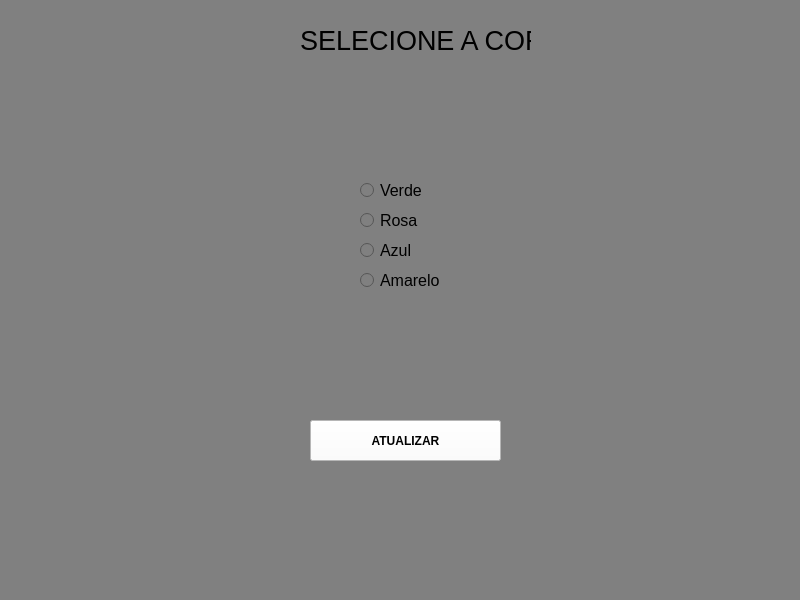
<?xml version="1.0" encoding="UTF-8"?>
<ui version="4.0">
 <class>MainWindow</class>
 <widget class="QMainWindow" name="MainWindow">
  <property name="enabled">
   <bool>true</bool>
  </property>
  <property name="geometry">
   <rect>
    <x>0</x>
    <y>0</y>
    <width>800</width>
    <height>600</height>
   </rect>
  </property>
  <property name="windowTitle">
   <string>MainWindow</string>
  </property>
  <property name="autoFillBackground">
   <bool>false</bool>
  </property>
  <property name="styleSheet">
   <string notr="true">background-color: gray;</string>
  </property>
  <widget class="QWidget" name="centralwidget">
   <widget class="QRadioButton" name="radioButton">
    <property name="geometry">
     <rect>
      <x>360</x>
      <y>180</y>
      <width>111</width>
      <height>21</height>
     </rect>
    </property>
    <property name="font">
     <font>
      <pointsize>12</pointsize>
     </font>
    </property>
    <property name="text">
     <string>Verde</string>
    </property>
   </widget>
   <widget class="QRadioButton" name="radioButton_2">
    <property name="geometry">
     <rect>
      <x>360</x>
      <y>210</y>
      <width>111</width>
      <height>21</height>
     </rect>
    </property>
    <property name="font">
     <font>
      <pointsize>12</pointsize>
     </font>
    </property>
    <property name="text">
     <string>Rosa</string>
    </property>
   </widget>
   <widget class="QRadioButton" name="radioButton_3">
    <property name="geometry">
     <rect>
      <x>360</x>
      <y>240</y>
      <width>111</width>
      <height>21</height>
     </rect>
    </property>
    <property name="font">
     <font>
      <pointsize>12</pointsize>
     </font>
    </property>
    <property name="text">
     <string>Azul</string>
    </property>
   </widget>
   <widget class="QRadioButton" name="radioButton_4">
    <property name="geometry">
     <rect>
      <x>360</x>
      <y>270</y>
      <width>111</width>
      <height>21</height>
     </rect>
    </property>
    <property name="font">
     <font>
      <pointsize>12</pointsize>
     </font>
    </property>
    <property name="text">
     <string>Amarelo</string>
    </property>
   </widget>
   <widget class="QLabel" name="label">
    <property name="geometry">
     <rect>
      <x>300</x>
      <y>10</y>
      <width>231</width>
      <height>61</height>
     </rect>
    </property>
    <property name="font">
     <font>
      <pointsize>20</pointsize>
     </font>
    </property>
    <property name="text">
     <string>SELECIONE A COR</string>
    </property>
   </widget>
   <widget class="QPushButton" name="pushButton">
    <property name="geometry">
     <rect>
      <x>310</x>
      <y>420</y>
      <width>191</width>
      <height>41</height>
     </rect>
    </property>
    <property name="font">
     <font>
      <weight>75</weight>
      <bold>true</bold>
     </font>
    </property>
    <property name="autoFillBackground">
     <bool>false</bool>
    </property>
    <property name="styleSheet">
     <string notr="true">background-color: white</string>
    </property>
    <property name="text">
     <string>ATUALIZAR</string>
    </property>
   </widget>
  </widget>
  <widget class="QMenuBar" name="menubar">
   <property name="geometry">
    <rect>
     <x>0</x>
     <y>0</y>
     <width>800</width>
     <height>21</height>
    </rect>
   </property>
  </widget>
  <widget class="QStatusBar" name="statusbar"/>
 </widget>
 <resources/>
 <connections/>
</ui>
